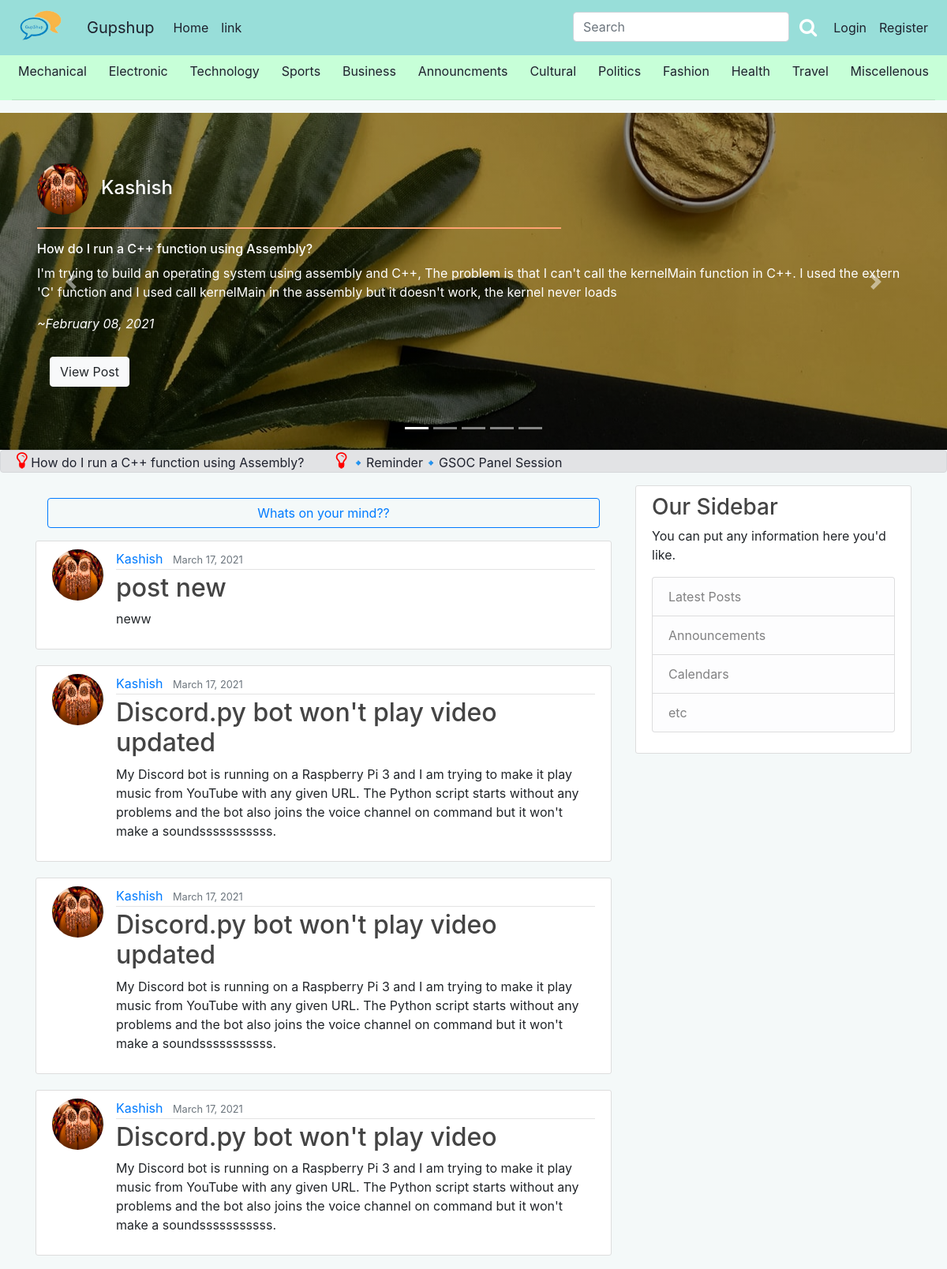
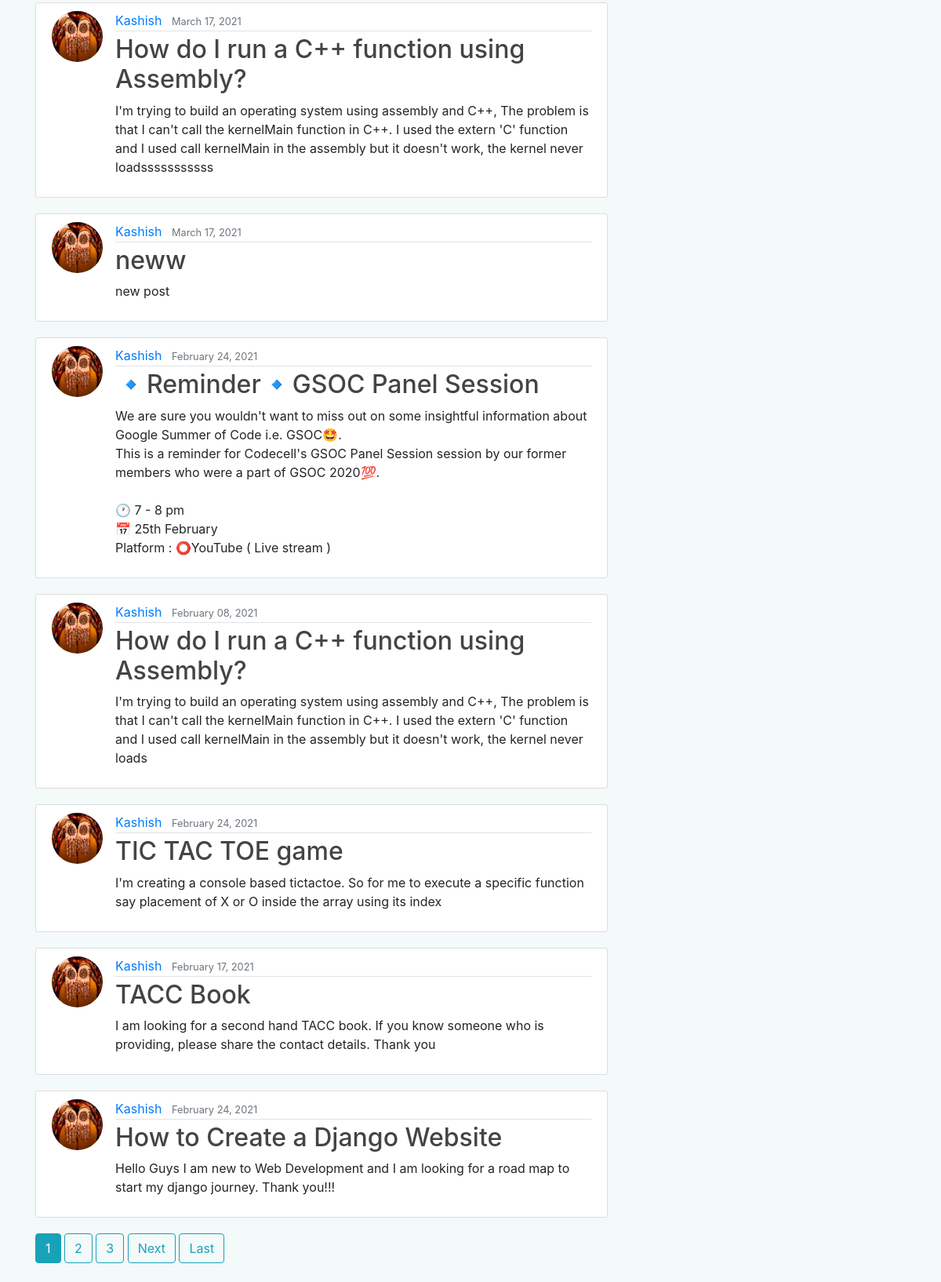
The app's page /, older data (2 pictures, top to bottom).
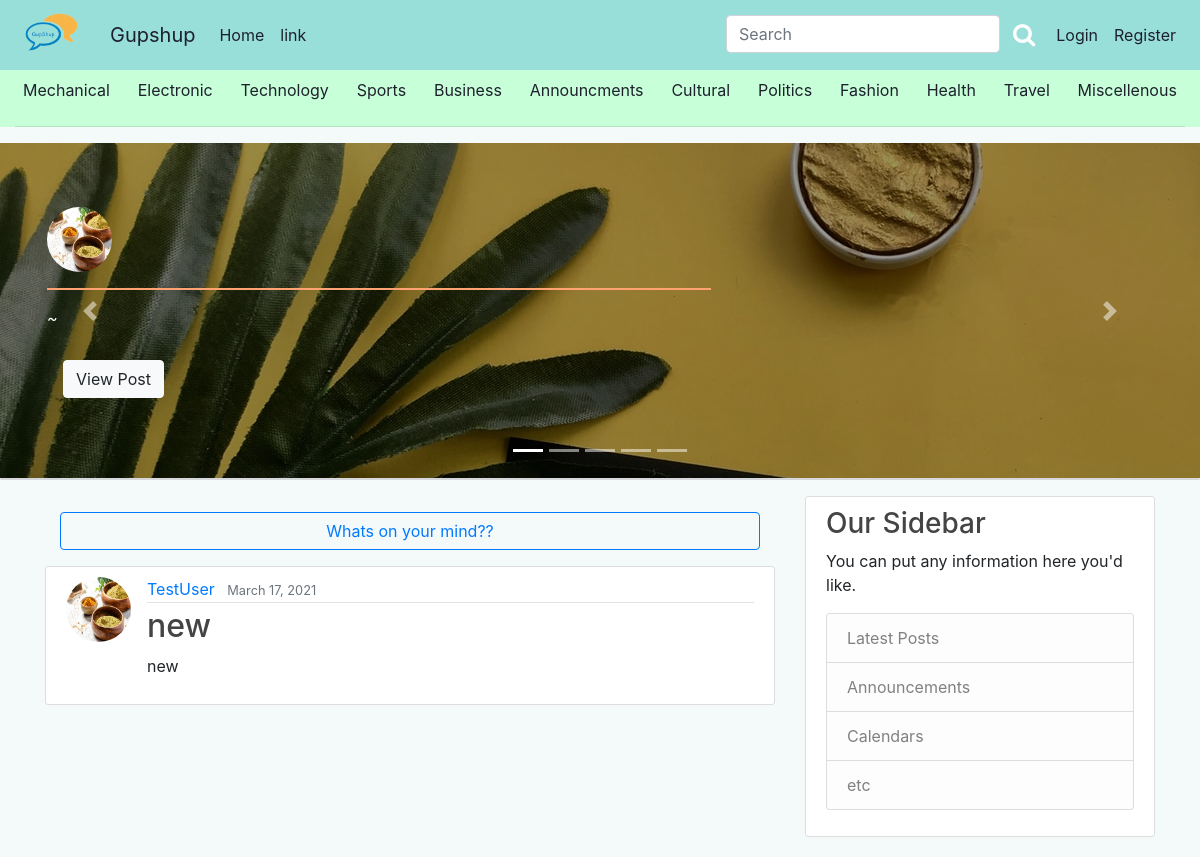
The same page, newer data.
### blog/models.py (models this page shows, shortened)
class Post(models.Model):
	title = models.CharField(max_length=100)
	content = models.TextField()
	date_posted = models.DateTimeField(default=timezone.now)
	author = models.ForeignKey(User, on_delete=models.CASCADE)
	category = models.CharField(
        max_length = 20,
        choices = Category_choices,
        default = 'Miscellenous'
        )
	def __str__(self):
		return self.title
	likes = models.ManyToManyField(User, related_name = 'post_like')

### users/models.py (models this page shows, shortened)
class Profile(models.Model):
	user = models.OneToOneField(User, on_delete=models.CASCADE)
	image = models.ImageField(default='default.jpg',upload_to='profile_pics')

### blog/views.py (the view)
# urls.py: path('', PostListView.as_view(), name='blog-home'),
class PostListView(ListView):
	model = Post
	template_name = 'blog/home.html'
	context_object_name = 'posts'
	ordering = ['-date_posted']
	paginate_by = 5
	def get_context_data(self, **kwargs):
		top3 = Post.objects.annotate(q_count=Count('likes')).order_by('-q_count')[:5]
		context = super(PostListView, self).get_context_data(**kwargs)
		context['posts']=Post.objects.all()
		context['tops']=top3
		print(context['tops'])
		return context

### blog/templates/blog/home.html (shortened to what the changed rows need)
{% extends "blog/base.html" %}
{%block carousel%}
{% load crispy_forms_tags%}
{% load static %}
<div class="container-fluid px-0 ">
	<div id="carouselExampleIndicators" class="carousel slide" data-ride="carousel">
		<div class="carousel-inner mt-0 py-0">
		  <div class="carousel-item active">
			<div class="jumbotron " style="background-image: linear-gradient(to bottom, rgba(0,0,0,0.4) 0%,rgba(0,0,0,0.4) 100%),url({%static 'blog/misc_banner.jpg'%}); border-radius: 0; margin-bottom: 0px; ">
      	<div class="container py-0 mb-0">
				<strong><h4 style="color: #FFFF;"><img class="rounded-circle article-img "src = {{posts.0.author.profile.image.url}}>{{tops.4.author}}</h4></strong>
				<h6 class="mb-2" style="color: white;"><hr style=" border-top: 2px solid #ffa372; width: 60%; margin-left: 0px; ;"/>
					{{tops.4.title}}</h6>
				<p  style="color: #FFF;">{{tops.4.content}}</p>
				<i style="color: #FFF;">~{{tops.4.date_posted|date:"F d, Y"}}</i>
		  <p class="lead px-3">
			  <br>
		    <a class="btn btn-light " href="{% url 'post-detail' posts.0.id %}" role="button">View Post</a>
		  </p>
	  </div>
    </div>
    </div>
</div>
	  </div>
</div>
<div class="container-fluid px-0 mx-0 my-0 py-0 mb-3">
	<div class="alert alert-secondary my-0 py-0 " role="alert">
  <marquee  class="my-0 py-0"><p class="my-0 py-0" style="font-family: Impact; font-size: 15pt ">
  <div  style="white-space: nowrap">
  {% for post in posts|slice:"::-1"%}
  {% if post.category == "Announcments"%}
  	<i class="fa fa-lightbulb-o" style="font-size:24px; color:red;"></i>
			    <span ><a href="{% url 'post-detail' post.id %}" style="color: #1e212d; text-decoration: none" >{{ post.title }}&nbsp;&nbsp;&nbsp;&nbsp;&nbsp;&nbsp;&nbsp;&nbsp; </a>  </span>
				{% endif%}
	{%endfor%}
	</div>
	</marquee>
	</div>
</div>
	{% endblock %}
{% block content %}
		<div class="container-fluid my-3 ">
			<a type="button" class="btn btn-outline-primary container-fluid home_newpost" href="{% url 'post-create' %}">Whats on your mind??</a>
		</div>
	{% for post in posts|slice:"::-1"%}
		<article class="media content-section">
			<img class="rounded-circle article-img "src = {{post.author.profile.image.url}}>
		    <div class="media-body">
			    <div class="article-metadata">
			      <a class="mr-2" href="{% url 'user-posts' post.author.username %}">{{ post.author }}</a>
			      <small class="text-muted">{{ post.date_posted|date:"F d, Y" }}</small>
			    </div>
			    <h2><a class="article-title" href="{% url 'post-detail' post.id %}">{{ post.title }}</a></h2>
			    <p class="article-content">{{ post.content }}</p>
			</div>
		</article>
	{%endfor%}
	{% if is_paginated%}
		{% for num in page_obj.paginator.page_range %}
			{% if page_obj.number == num %}
				<a class="btn btn-info mb-4" href="?page={{ num }}">{{ num }}</a>
			{% elif num > page_obj.number|add:'-3' and num < page_obj.number|add:'3'%}
				<a class="btn btn-outline-info mb-4" href="?page={{ num }}">{{ num }}</a>
			{% endif %}
		{% endfor %}
		{% if page_obj.has_next %}
			<a class="btn btn-outline-info mb-4" href="?page={{ page_obj.next_page_number }}">Next</a>
			<a class="btn btn-outline-info mb-4" href="?page={{ page_obj.paginator.num_pages }}">Last</a>
		{% endif %}
	{% endif %}
{% endblock content %}

Row changes from the older to the newer data that the page shows:
removed Post: author.image (picture), author.profile.image (picture), author "Kashish", date_posted "February 24, 2021", title "How to Create a Django Website", content "Hello Guys I am new to Web Development and I am looking for a road map to start my django journey. Thank you!!!"
removed Post: author.username "Kashish", title "How do I run a C++ function using Assembly?", content "I'm trying to build an operating system using assembly and C++, The problem is that I can't call the kernelMain function in C++. I used the extern 'C' function and I used call kernelMain in the assembly but it doesn't work, the kernel never loads", date_posted "February 08, 2021", author.profile.image (picture), author "Kashish"
removed Post: title "How do I run a C++ function using Assembly?", author.profile.image (picture), author "Kashish", date_posted "March 17, 2021", content "I'm trying to build an operating system using assembly and C++, The problem is that I can't call the kernelMain function in C++. I used the extern 'C' function and I used call kernelMain in the assembly but it doesn't work, the kernel never loadsssssssssss"
removed Post: title "🔹Reminder🔹GSOC Panel Session", author.profile.image (picture), author "Kashish", date_posted "February 24, 2021", content "We are sure you wouldn't want to miss out on some insightful information about Google Summer of Code i.e. GSOC🤩. This is a reminder for Codecell's GSOC Panel Session session by our former members who were a part of GSOC 2020💯. 🕐 7 - 8 pm 📅 25th February Platform : ⭕YouTube ( Live stream )"
removed Post: author.profile.image (picture), author "Kashish", date_posted "March 17, 2021", title "post new", content "neww"
removed Post: author.profile.image (picture), author "Kashish", date_posted "March 17, 2021", title "Discord.py bot won't play video updated", content "My Discord bot is running on a Raspberry Pi 3 and I am trying to make it play music from YouTube with any given URL. The Python script starts without any problems and the bot also joins the voice channel on command but it won't make a soundsssssssssss."
removed Post: author.profile.image (picture), author "Kashish", date_posted "March 17, 2021", title "Discord.py bot won't play video updated", content "My Discord bot is running on a Raspberry Pi 3 and I am trying to make it play music from YouTube with any given URL. The Python script starts without any problems and the bot also joins the voice channel on command but it won't make a soundsssssssssss."
removed Post: author.profile.image (picture), author "Kashish", date_posted "March 17, 2021", title "Discord.py bot won't play video", content "My Discord bot is running on a Raspberry Pi 3 and I am trying to make it play music from YouTube with any given URL. The Python script starts without any problems and the bot also joins the voice channel on command but it won't make a soundsssssssssss."
removed Post: author.profile.image (picture), author "Kashish", date_posted "March 17, 2021", title "neww", content "new post"
removed Post: author.profile.image (picture), author "Kashish", date_posted "February 24, 2021", title "TIC TAC TOE game", content "I'm creating a console based tictactoe. So for me to execute a specific function say placement of X or O inside the array using its index"
removed Post: author.profile.image (picture), author "Kashish", date_posted "February 17, 2021", title "TACC Book", content "I am looking for a second hand TACC book. If you know someone who is providing, please share the contact details. Thank you"
added Post: author.image (placeholder picture), author.profile.image (placeholder picture), author "TestUser", date_posted "March 17, 2021", title "new", content "new"
Text that changed along with them:
list line gone: "1"
list line gone: "2"
list line gone: "3"
text no longer shown: "Next Last"
